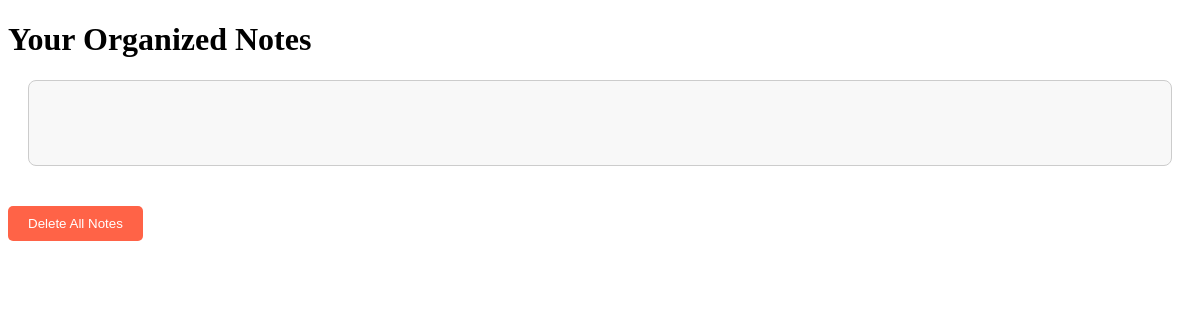
/notes (signed in), run on an earlier commit of the app's database.
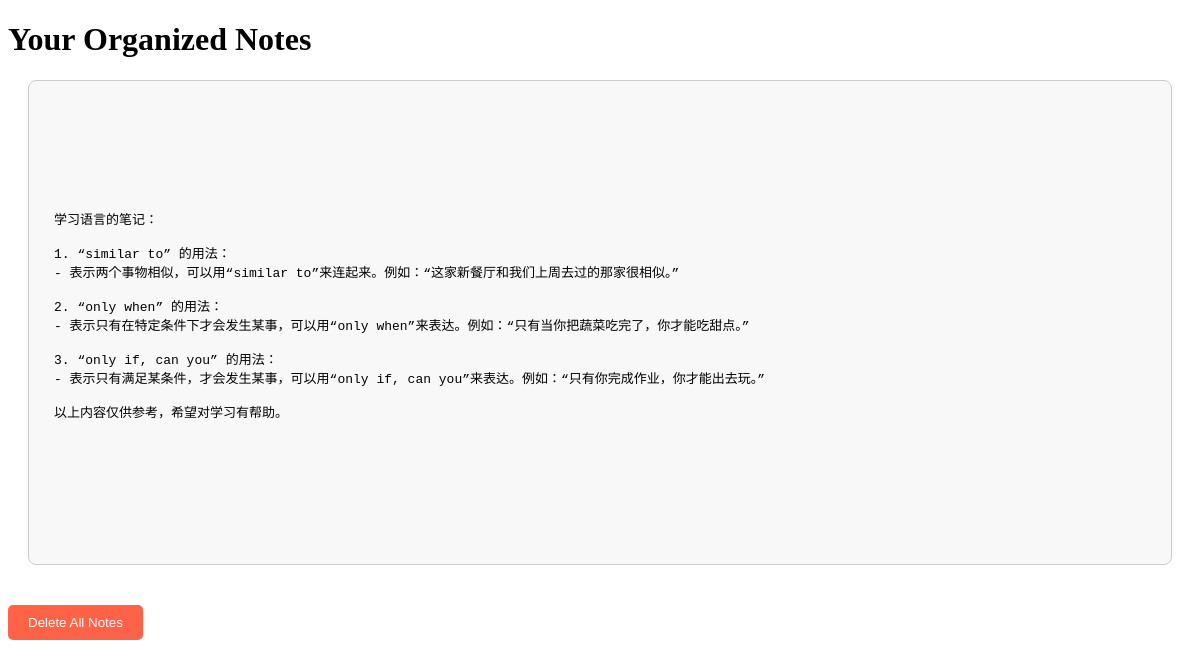
And on a later commit of the database.
### gfl_language/models/user.py (models this page shows)
class Note(db.Model):
    id = db.Column(db.Integer, primary_key=True)
    content = db.Column(db.Text, nullable=False)
    created_at = db.Column(db.DateTime, default=datetime.utcnow)
    user_id = db.Column(db.Integer, db.ForeignKey('user.id'))
    user = db.relationship('User', backref=db.backref('notes', lazy=True))
    def __repr__(self):
        return f"<Note id={self.id} content='{self.content[:30]}'>"

### gfl_language/views.py (the view)
@views.route('/notes')
def notes_page():
    if current_user.is_authenticated:
        notes = current_user.notes
        print(notes)
        return render_template('notes.html', notes=notes)
    else:
        return redirect(url_for('auth.login'))

### gfl_language/__init__.py (called while the page is built)
def create_app():
    app = Flask(__name__)
    app.config['DEBUG'] = True
    migrate = Migrate(app, db)
    app.config['SECRET_KEY'] = 'hjshjhdjah kjshkjdhjs'
    app.config['SQLALCHEMY_DATABASE_URI'] = f'sqlite:///{DB_NAME}'
    app.config['PERMANENT_SESSION_LIFETIME'] = timedelta(minutes=60)
    db.init_app(app)
    from .views import views
    from .auth.auth import auth
    app.register_blueprint(views, url_prefix='/')
    app.register_blueprint(auth, url_prefix='/')
    from .models.user import User, Conversation
    with app.app_context():
        db.create_all()
    login_manager = LoginManager()
    login_manager.login_view = 'auth.login'
    login_manager.init_app(app)
    @login_manager.user_loader
    def load_user(id):
        return User.query.get(int(id))
    return app

### gfl_language/templates/notes.html (shortened to what this page needs)
<!DOCTYPE html>
<html>
<head>
</head>
<body>
    <h1>Your Organized Notes</h1>
    <div class="note-container">
        {% for note in notes %}
        <div class="note">
            <pre>{{ note.content }}</pre>
        </div>
        {% endfor %}
    </div>
    <form action="{{ url_for('views.delete_notes') }}" method="POST">
        <button type="submit" class="delete-button" onclick="return confirm('Are you sure you want to delete all notes?');">Delete All Notes</button>
    </form>
</body>
</html>

### gfl_language/templates/notes.html (style rules this page uses)
.note-container { margin: 20px; padding: 15px; border: 1px solid #ccc; border-radius: 8px; background-color: #f8f8f8; white-space: pre-wrap; }
.note { padding: 10px; margin-bottom: 15px; border-bottom: 1px solid #eee; }
.note:last-child { border-bottom: none; }
.delete-button { background-color: #ff6347; color: white; border: none; padding: 10px 20px; border-radius: 5px; cursor: pointer; margin-top: 20px; }

What changed in the data, as far as the page shows it:
added Note: content "学习语言的笔记： 1. “similar to” 的用法： - 表示两个事物相似，可以用“similar to”来连起来。例如：“这家新餐厅和我们上周去过的那家很相似。” 2. “only when” 的用法： - 表示只有在特定条件下才会发生某事，可以用“only when”来表达。例如：“只有当你把蔬菜吃完了，你才能吃甜点。” 3. “only if, can you” 的用法： - 表示只有满足某条件，才会发生某事，可以用“only if, can you”来表达。例如：“只有你完成作业，你才能出去玩。” 以上内容仅供参考，希望对学习有帮助。"
